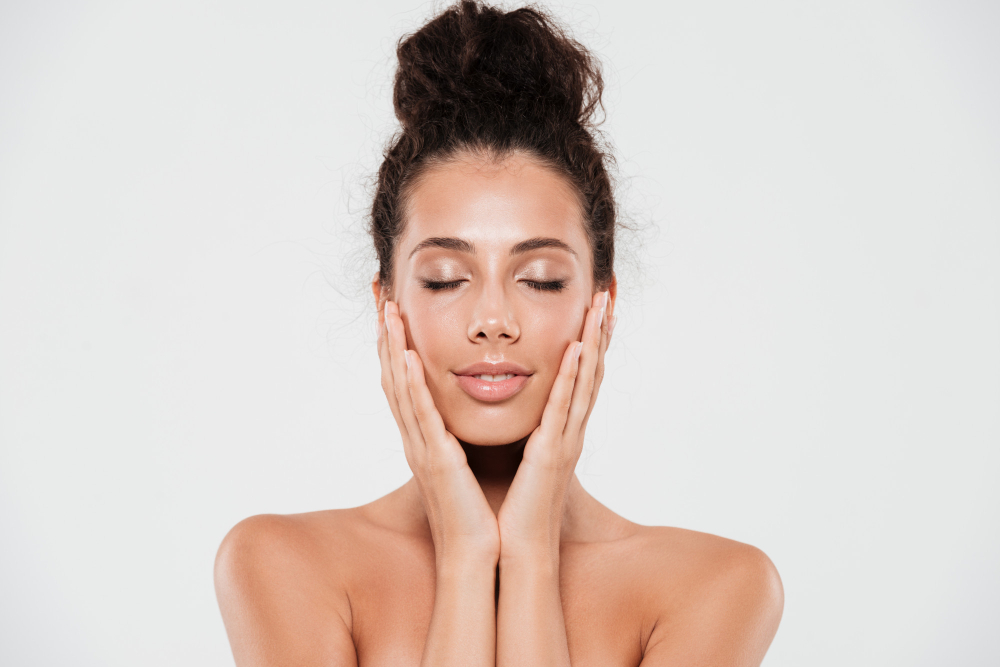
#> input picture _build/src-img/prp.jpeg, 1000 x 667 px
$ python images.py
#> lines starting #> are read from the running program, lines starting #| are printed output that depends on the picture
#!/usr/bin/env python3
# -*- coding: utf-8 -*-
"""
Επεξεργασία εικόνων για το pearlspa.gr.

Οι πηγαίες εικόνες (_build/src-img/) προέρχονται από διαφορετικές εποχές και
πηγές, οπότε περνούν όλες από το ίδιο φίλτρο ώστε να δένουν μεταξύ τους:

  1. ίσιωμα σε L (φωτεινότητα)
  2. απαλή S-καμπύλη αντίθεσης
  3. duotone στην παλέτα του site (μαύρο -> nacre, με ζεστό ροζ στους μεσαίους)
  4. επαναφορά ενός μικρού ποσοστού του αρχικού χρώματος, ώστε οι επιδερμίδες
     να μη μοιάζουν νεκρές

Τρέξιμο:  python3 _build/images.py
"""
import os
from PIL import Image, ImageEnhance

ROOT = os.path.dirname(os.path.dirname(os.path.abspath(__file__)))
SRC = os.path.join(ROOT, "_build", "src-img")
OUT = os.path.join(ROOT, "assets", "img")

# ---------------------------------------------------------------- duotone ---
SHADOW = (10, 9, 8)          # σχεδόν μαύρο, ουδέτερο-ζεστό
MIDTONE = (128, 121, 113)    # ζεστό γκρι, χωρίς ροζ
HIGHLIGHT = (250, 248, 244)  # σχεδόν λευκό
COLOR_KEEP = 0.22            # πόσο από το αρχικό χρώμα επιστρέφει


def _ramp():
    """256 χρώματα από SHADOW -> MIDTONE -> HIGHLIGHT."""
    out = []
    for i in range(256):
        t = i / 255.0
        if t < 0.5:
            k = t / 0.5
            a, b = SHADOW, MIDTONE
        else:
            k = (t - 0.5) / 0.5
            a, b = MIDTONE, HIGHLIGHT
        out.append(tuple(round(a[c] + (b[c] - a[c]) * k) for c in range(3)))
    return out


RAMP = _ramp()
LUT_R = [c[0] for c in RAMP]
LUT_G = [c[1] for c in RAMP]
LUT_B = [c[2] for c in RAMP]


def _scurve(v):
    """Απαλή S-καμπύλη: ανοίγει τα highlights, κρατά βάθος στις σκιές."""
    t = v / 255.0
    t = t * t * (3 - 2 * t)          # smoothstep
    t = 0.04 + t * 0.94              # ελάχιστο lift — το βάθος μένει
    return max(0, min(255, round(t * 255)))


SCURVE = [_scurve(v) for v in range(256)]
#> in build, im is the input picture: PIL image 1000x667 RGB; mean R, G, B 217.8, 205.5, 199.1


def duotone(im):
    im = im.convert("RGB")
    grey = im.convert("L").point(SCURVE)
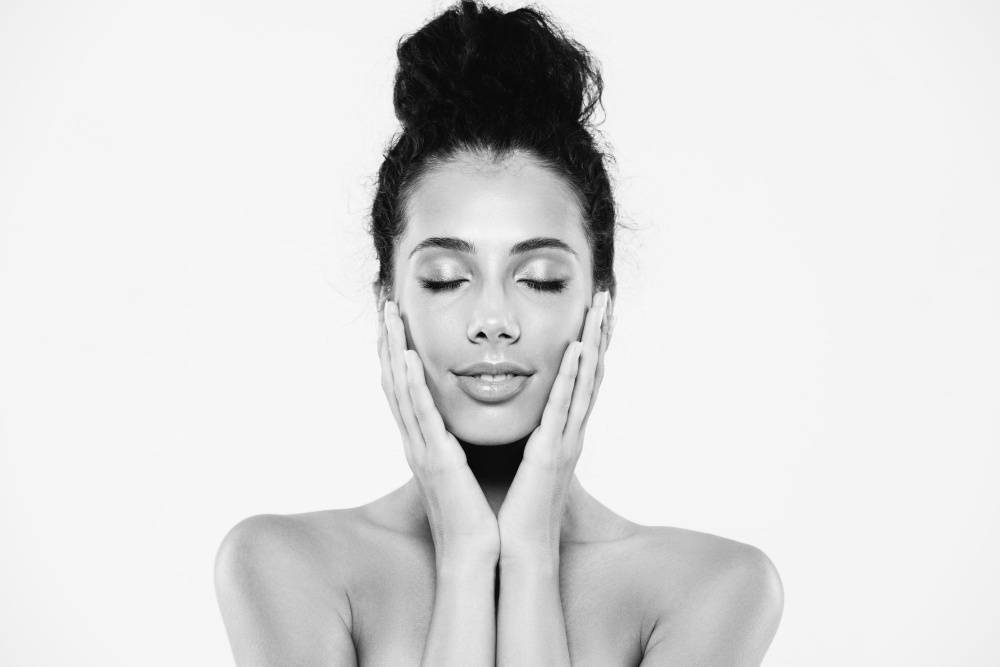
#> grey: PIL image 1000x667 L; min 10, max 248, mean 220.5
    toned = Image.merge("RGB", (
        grey.point(LUT_R), grey.point(LUT_G), grey.point(LUT_B)))
    if COLOR_KEEP > 0:
        soft = ImageEnhance.Color(im).enhance(0.45)
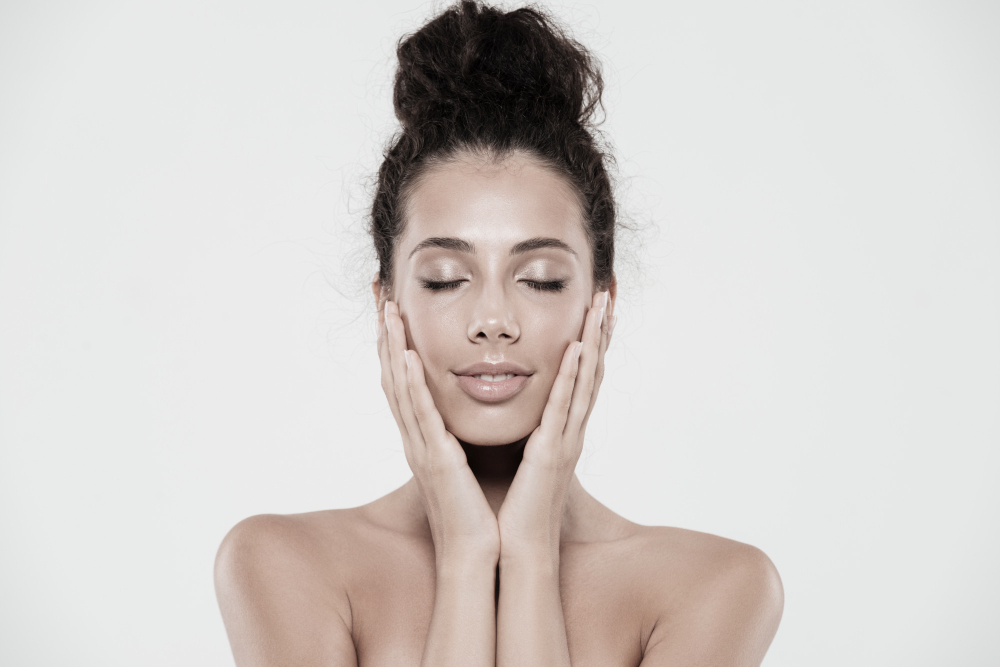
#> soft: PIL image 1000x667 RGB; mean R, G, B 212.2, 206.7, 204
        toned = Image.blend(toned, soft, COLOR_KEEP)
    return toned


# ------------------------------------------------------------------ crops ---
def cover(im, ratio):
    """Κόβει στο ζητούμενο aspect ratio κρατώντας το κέντρο (ελαφρώς ψηλότερα,
    γιατί στις περισσότερες εικόνες το ενδιαφέρον είναι στο πάνω μισό)."""
#> called with ratio = 0.75
    w, h = im.size
#> w = 1000; h = 667
    target = ratio
    if w / h > target:
        nw = round(h * target)
#> nw = 500
        left = (w - nw) // 2
#> left = 250
        box = (left, 0, left + nw, h)
#> box = (250, 0, 750, 667)
    else:
        nh = round(w / target)
        top = round((h - nh) * 0.38)
        box = (0, top, w, top + nh)
    return im.crop(box)
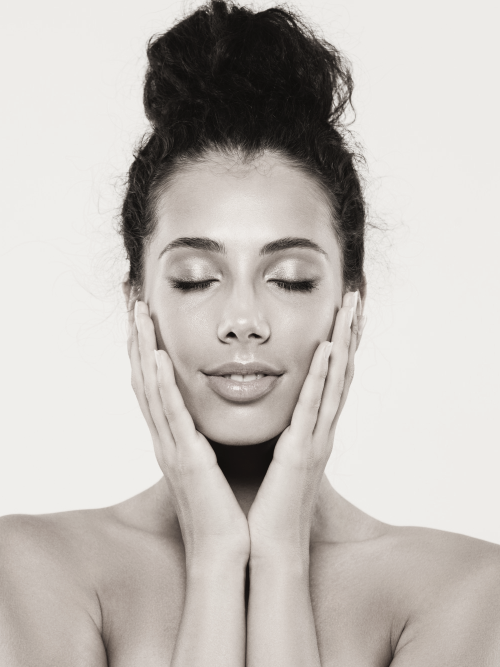
#> returned value: PIL image 500x667 RGB; mean R, G, B 194.6, 189.6, 184.9


# --------------------------------------------------------------- manifest ---
# name -> (source file, aspect ratio ή None για ό,τι είναι, [πλάτη])
WIDE = 16 / 9
PORTRAIT = 3 / 4
SQUARE = 1.0
LANDSCAPE = 4 / 3
CINEMA = 21 / 9        # ζώνες πλήρους πλάτους (hero, banners)
CARD = 4 / 5           # κάρτες θεραπειών στην αρχική

ASSETS = {
    # αρχική
    "hero-portrait":   ("prp.jpeg",             PORTRAIT,  [760, 1140]),
    "door-beauty":     ("therapies-prosopou.jpg", LANDSCAPE, [640, 1100]),
    "door-spa":        ("pearl6.jpg",           LANDSCAPE, [640, 1100]),
    "profil":          ("DSC_0226.jpg",         LANDSCAPE, [640, 1100]),

    # αρχική — ζώνες πλήρους πλάτους
    "hero-wide":       ("DSC_0226.jpg",         CINEMA, [700, 1000]),
    "band-offer":      ("slide_one.jpg",        CINEMA, [700, 1400]),
    "band-team":       ("3_Sisfiksi.jpg",       CINEMA, [700, 1400]),
    "band-cta":        ("DSC_0108.jpg",         CINEMA, [700, 1000]),

    # αρχική — κάρτες θεραπειών (κάθετες, σαν του προτύπου)
    "card-hifu":               ("13836740541784.jpg",  CARD, [560, 900]),
    "card-hydrafacial":        ("3_Sisfiksi.jpg",      CARD, [560, 900]),
    "card-kryolipolysi":       ("lipolaser.jpg",       CARD, [560, 900]),
    "card-laser-apotrixosi":   ("diodiko-laser.jpeg",  CARD, [560, 900]),
    "card-rf":                 ("beauty_face_a_01.jpg", CARD, [560, 900]),
    "card-aisthitiki-prosopou": ("therapies-prosopou.jpg", CARD, [560, 900]),

    # θεραπείες — πρόσωπο
    "aisthitiki-prosopou": ("therapies-prosopou.jpg", WIDE, [720, 1440]),
    "hydrafacial":     ("3_Sisfiksi.jpg",       WIDE, [720, 1440]),
    "peeling":         ("ximiko-peeling.jpeg",  WIDE, [720, 1440]),
    "rf":              ("beauty_face_a_01.jpg", WIDE, [720, 1440]),
    "hifu":            ("13836740541784.jpg",   WIDE, [720, 1440]),
    "btl":             ("pearl2.jpg",           WIDE, [720, 1440]),

    # θεραπείες — σώμα και αποτρίχωση
    "aisthitiki-somatos":  ("3_Sisfiksi.jpg",   WIDE, [720, 1440]),
    "kryolipolysi":    ("lipolaser.jpg",        WIDE, [720, 1440]),
    "lipolaser":       ("lipolaser.jpg",        WIDE, [720, 1440]),
    "laser":           ("diodiko-laser.jpeg",   WIDE, [720, 1440]),
    "apotrixosi":      ("laser.jpg",            WIDE, [720, 1440]),

    # θεραπείες — spa και ευεξία
    "spa":             ("pearl6.jpg",           WIDE, [720, 1440]),
    "diatrofi":        ("pearl3.jpg",           WIDE, [720, 1440]),

    # ο χώρος
    "choros-1":        ("DSC_0226.jpg",         LANDSCAPE, [560, 1000]),
    "choros-2":        ("DSC_0108.jpg",         LANDSCAPE, [560, 1000]),
    "choros-3":        ("DSC_0002.jpg",         LANDSCAPE, [560, 1000]),
    "choros-4":        ("pearl-spa4.jpg",       LANDSCAPE, [560, 1000]),
    "choros-5":        ("pearl6.jpg",           LANDSCAPE, [560, 1000]),
    "choros-6":        ("pearl1.jpg",           LANDSCAPE, [560, 1000]),

    # og image
    "og":              ("prp.jpeg",             1.91,      [1200]),
}


def build():
    os.makedirs(OUT, exist_ok=True)
    made = 0
    for name, (src, ratio, widths) in ASSETS.items():
        path = os.path.join(SRC, src)
        if not os.path.exists(path):
            print("  ! λείπει:", src)
            continue
        im = Image.open(path)
        im = duotone(im)
        if ratio:
            im = cover(im, ratio)
        for w in widths:
            if w > im.size[0]:
                r = im.copy()          # δεν μεγεθύνουμε πέρα από το πρωτότυπο
            else:
                h = round(im.size[1] * w / im.size[0])
                r = im.resize((w, h), Image.LANCZOS)
            r.save(os.path.join(OUT, f"{name}-{w}.webp"), "WEBP",
                   quality=80, method=6)
            r.save(os.path.join(OUT, f"{name}-{w}.jpg"), "JPEG",
                   quality=78, optimize=True, progressive=True)
            made += 2
#> after the loop, made = 4
#> pass 2 of the loop in build, `for name, (src, ratio, widths) in ASSETS.items():`:
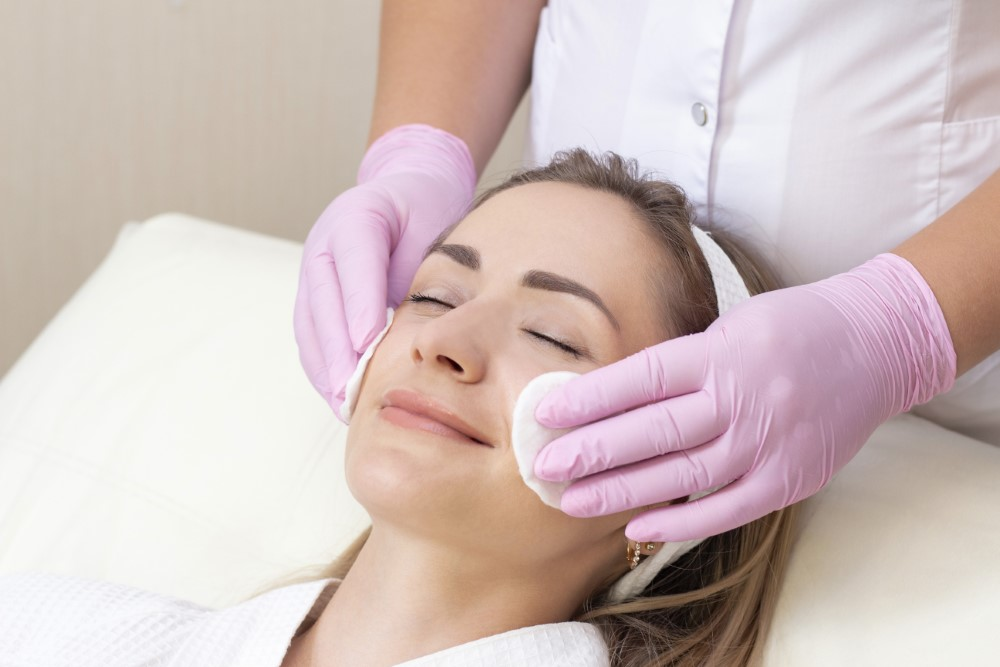
#> input picture _build/src-img/therapies-prosopou.jpg, 1000 x 667 px
#> in build, im is the input picture: PIL image 1000x667 RGB; mean R, G, B 208.2, 190.9, 187.9
#> in duotone (call 2), `grey = im.convert("L").point(SCURVE)`:
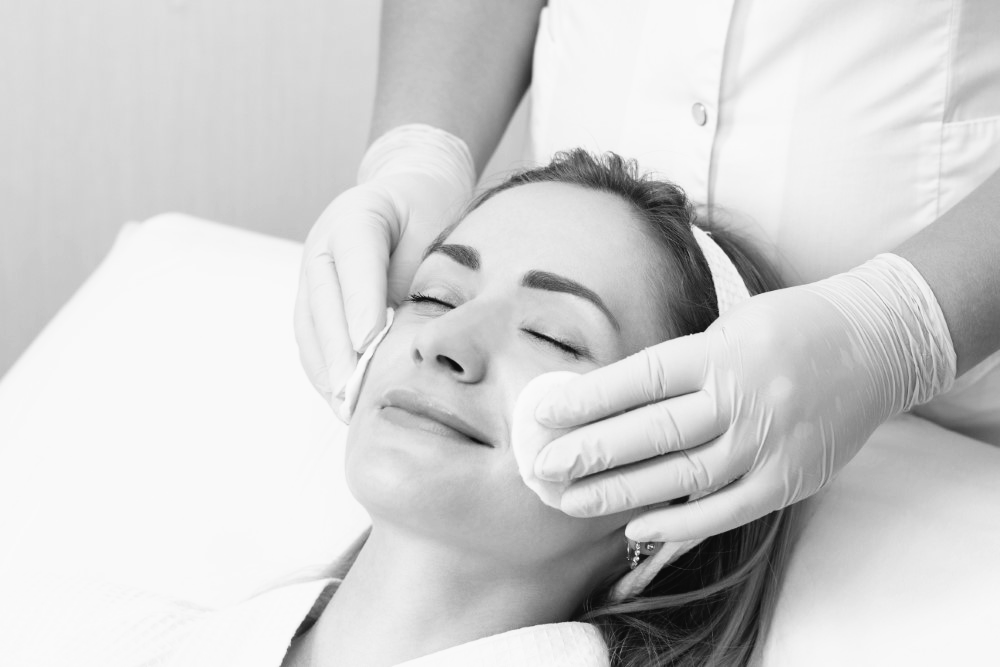
#> grey: PIL image 1000x667 L; min 10, max 250, mean 208.4
#> in cover (call 2), `return im.crop(box)`:
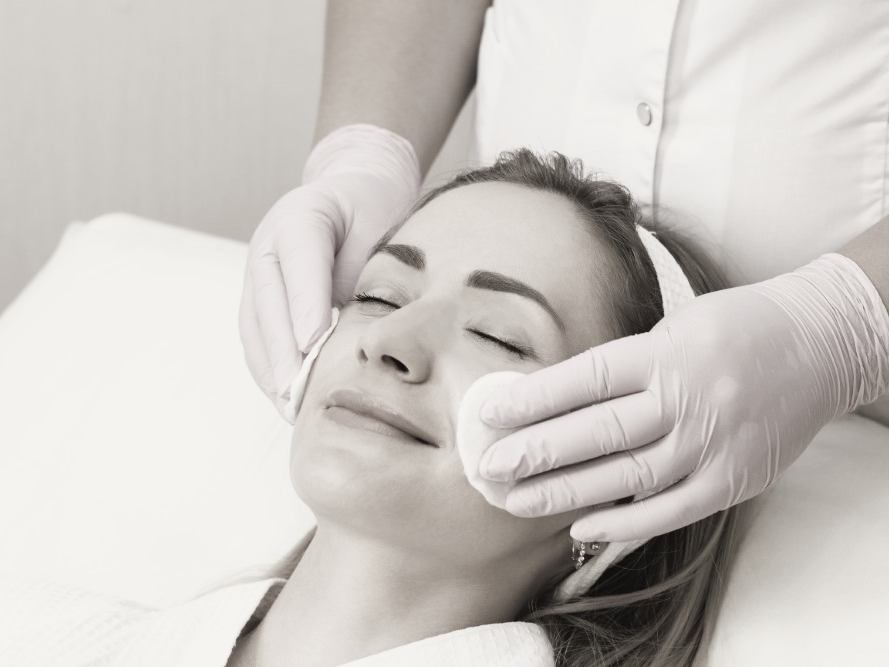
#> returned value: PIL image 889x667 RGB; mean R, G, B 203.6, 199.1, 195.1
#> the loop in build, `for w in widths:` made 2 passes
#> made on passes 1 to 2: 6, 8
#> after the loop in build, `for w in widths:`: made = 8
#> pass 3 of the loop in build, `for name, (src, ratio, widths) in ASSETS.items():`:
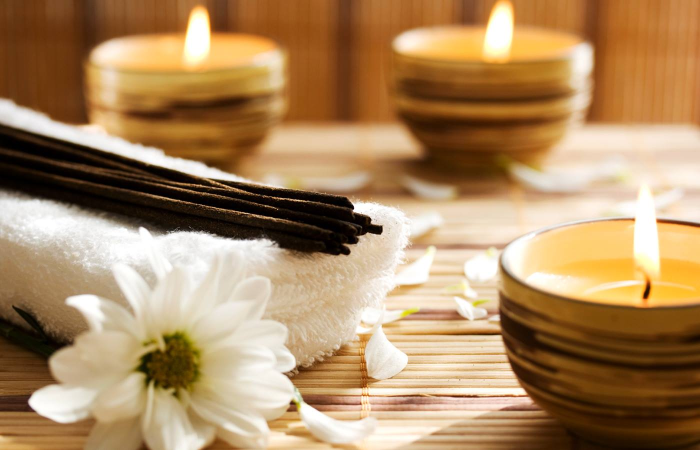
#> input picture _build/src-img/pearl6.jpg, 1400 x 900 px (shown at 1/2 size)
#> in build, im is the input picture: PIL image 1400x900 RGB; mean R, G, B 172.6, 138.3, 98.5
#> grey: PIL image 1400x900 L
#> soft: PIL image 1400x900 RGB
#> in duotone (call 3), `toned = Image.blend(toned, soft, COLOR_KEEP)`:
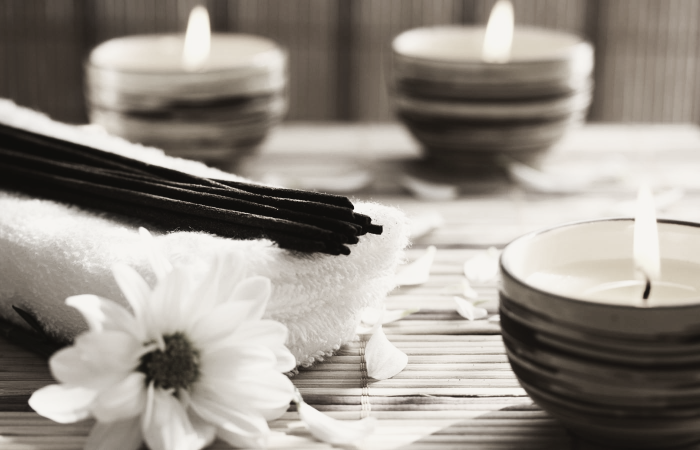
#> toned: PIL image 1400x900 RGB (shown at 1/2 size); mean R, G, B 150, 143.7, 136
#> the loop in build, `for w in widths:` made 2 passes
#> made on passes 1 to 2: 10, 12
#> pass 1, in build, `r = im.resize((w, h), Image.LANCZOS)`:
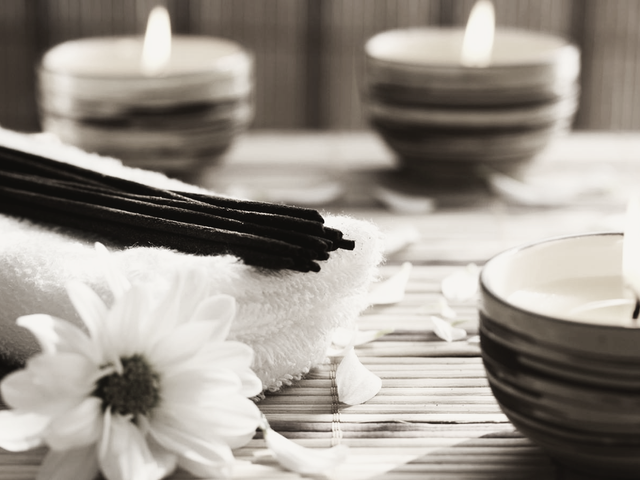
#> r: PIL image 640x480 RGB; mean R, G, B 154.3, 147.9, 140.3
#> after the loop in build, `for w in widths:`: made = 12
#> the loop made 34 passes; the first 3 are shown
    # καθάρισε ό,τι δεν ανήκει πια στο manifest
    keep = {f"{n}-{w}.{ext}"
            for n, (_, _, ws) in ASSETS.items() for w in ws
            for ext in ("webp", "jpg")}
#> keep = 134 items
    gone = 0
    for f in os.listdir(OUT):
        if f not in keep and f.rsplit(".", 1)[-1] in ("webp", "jpg"):
            os.remove(os.path.join(OUT, f))
            gone += 1
    print(f"  {made} αρχεία εικόνας -> assets/img/"
          + (f" ({gone} παλιά διαγράφηκαν)" if gone else ""))


if __name__ == "__main__":
    build()
